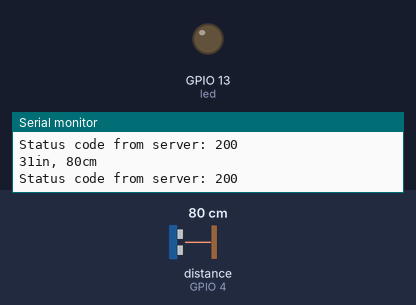
The sketch below on a simulated ESP8266 (NodeMCU). Parts: output pins drawn as LEDs (lit = HIGH), the last lines printed to the serial monitor. Wiring (inferred from the names in the program): ultrasonic range finder: trigger GPIO 5; echo GPIO 4. The test bench sets the inputs (shaded band); at power-on: distance to the obstacle (sensor on GPIO 4) 80 cm. The echo pulse lasts 58.3 µs per cm; uploads are accepted with an empty reply; pins used as bus, display or sensor lines are not drawn.

Above: at 2.7 s.
2.8 s: distance to the obstacle (sensor on GPIO 4) set to 55 cm
4.5 s: distance to the obstacle (sensor on GPIO 4) set to 46 cm
At 5.8 s:
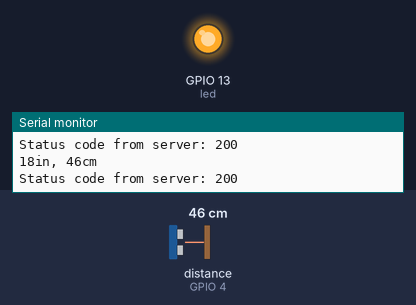
8.0 s: distance to the obstacle (sensor on GPIO 4) set to 60 cm
At 9.2 s:
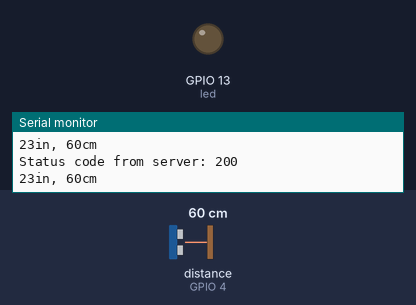
Timing chart, 0 to 11.0 s (numbered marks = the images above; inputs shaded):
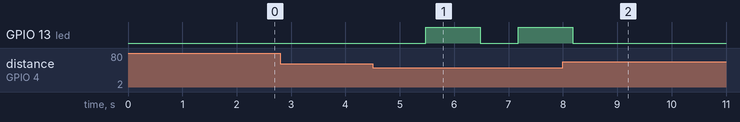

Measured:
- the behaviour switches between 51 and 50 cm on distance to the obstacle (sensor on GPIO 4) (found by bisection; images 0 and 1)
- after the input at 4.5 s, GPIO 13 (led): LOW → HIGH after 0.98 s, → LOW 1.0 s later, → HIGH 0.70 s later
- after the input at 8.0 s, GPIO 13 (led): goes on until 8.2 s, then stays LOW

The sketch:

CustomUltrasonic.ino
```cpp
/*
 * created by Rui Santos, http://randomnerdtutorials.com
 *
 * Complete Guide for Ultrasonic Sensor HC-SR04
 *
    Ultrasonic sensor Pins:
        VCC: +5VDC
        Trig : Trigger (INPUT) - Pin11
        Echo: Echo (OUTPUT) - Pin 12
        GND: GND
 */

 #include <Arduino.h>

#include <ESP8266WiFi.h>
#include <ESP8266WiFiAP.h>
#include <ESP8266WiFiGeneric.h>
#include <ESP8266WiFiMulti.h>
#include <ESP8266WiFiScan.h>
#include <ESP8266WiFiSTA.h>
#include <ESP8266WiFiType.h>
#include <WiFiClient.h>
#include <WiFiClientSecure.h>
#include <WiFiServer.h>
#include <WiFiUdp.h>
#include "RestClient.h"

RestClient client = RestClient("ajaysskumar-001-site1.etempurl.com");

int led = 13;                // the pin that the LED is atteched to
int sensor = 2;              // the pin that the sensor is atteched to
int state = LOW;             // by default, no motion detected
int val = 0;
float analogVal = 0;
int motion =0;

int trigPin = 5;    //Trig - green Jumper
int echoPin = 4;    //Echo - yellow Jumper
long duration, cm, inches;

void setup() {
  //Serial Port begin
  Serial.begin (115200);
  //Define inputs and outputs
  pinMode(trigPin, OUTPUT);
  pinMode(echoPin, INPUT);

  pinMode(led, OUTPUT);      // initalize LED as an output

  Serial.println("connect to WiFi network");
  client.begin("APEX", "apex-wifi");
  Serial.println("Setup!");
}

void loop()
{


  // The sensor is triggered by a HIGH pulse of 10 or more microseconds.
  // Give a short LOW pulse beforehand to ensure a clean HIGH pulse:
  digitalWrite(trigPin, LOW);
  delayMicroseconds(5);
  digitalWrite(trigPin, HIGH);
  delayMicroseconds(10);
  digitalWrite(trigPin, LOW);

  // Read the signal from the sensor: a HIGH pulse whose
  // duration is the time (in microseconds) from the sending
  // of the ping to the reception of its echo off of an object.
  pinMode(echoPin, INPUT);
  duration = pulseIn(echoPin, HIGH);

  // convert the time into a distance
  cm = (duration/2) / 29.1;
  inches = (duration/2) / 74;

  Serial.print(inches);
  Serial.print("in, ");
  Serial.print(cm);
  Serial.print("cm");
  Serial.println();

  postData();
  if(inches<20){
    digitalWrite(led,HIGH);
    delay(1000);
    digitalWrite(led,LOW);
    //delay(1000);
    }

  delay(250);
}

void postData(){
  String url = "/api/motionsensor?MotionValue="+String(inches)+"&MotionTime="+String(cm);
  String response;
  response = "";
  int statusCode = client.post(url.c_str(), "");
  Serial.print("Status code from server: ");
  Serial.println(statusCode);
//  Serial.print("Response body from server: ");
//  Serial.println(response);
  }
```
